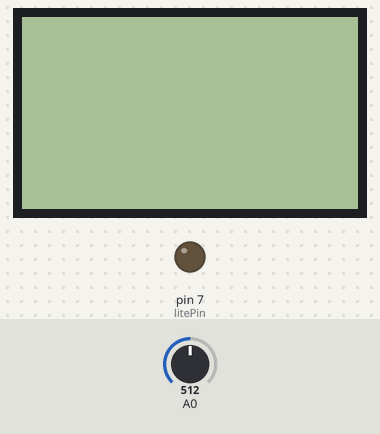
The sketch below on a simulated Arduino Uno, built with avr-gcc and run on an emulated ATmega328P. Shown: 84×48 one-colour display, output pins drawn as LEDs (lit = HIGH). The test bench sets the inputs (shaded band); at power-on: A0 = 512.

Above: at 1.2 s.
1.3 s: A0 set to 0
At 1.34 s:
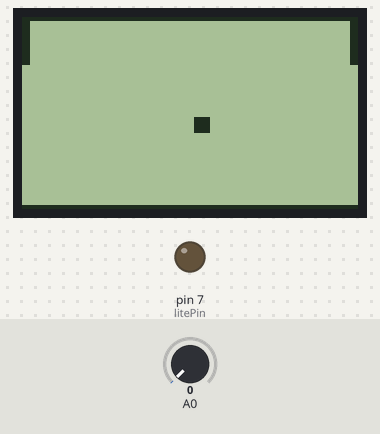
2.9 s: A0 set to 2
At 4.9 s:
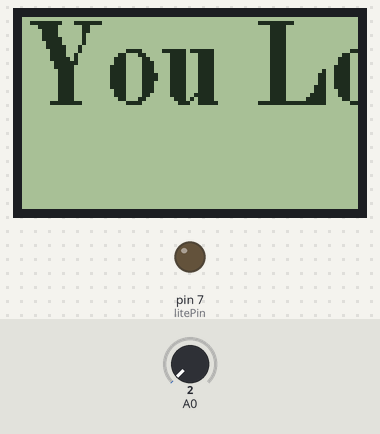
At 5.4 s:
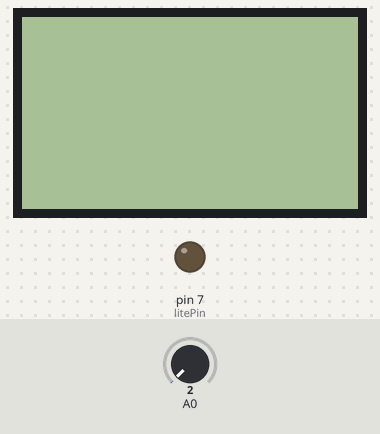
Timing chart, 0 to 6.9 s (numbered marks = the images above; inputs shaded):
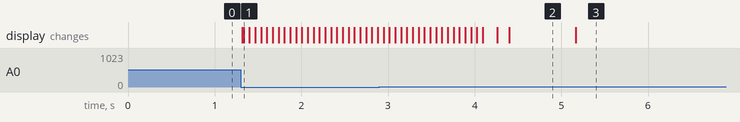

Measured:
- the behaviour switches between 0 and 1 on A0 (found by bisection; images 1 and 2)
- after the input at 1.3 s, the display: first changes at once (image 1 shows a later state)
- after the input at 2.9 s, the display: first differs from a run without the input after 2.3 s (image 3)
- what the display in image 2 shows lasts 0.8 s, from 4.4 s to 5.2 s

The sketch:

Pong01.ino
```cpp
// Arduino Pong
// Hari Wiguna, 2016

#include "U8glib.h"

U8GLIB_PCD8544 u8g(13, 11, 10, 9, 8);    // SPI Com: SCK = 13, MOSI = 11, CS = 10, A0/DataCommand = 9, Reset = 8

//== Pong variables ==
u8g_uint_t x;
u8g_uint_t y;
u8g_uint_t dx = -1;
u8g_uint_t dy = 1;
u8g_uint_t ballWidth = 4;
u8g_uint_t ballHeight = 4;
u8g_uint_t ballSpeed = 60; //25;
u8g_uint_t paddleWidth = 2;
u8g_uint_t paddleHeight = ballHeight * 3;
u8g_uint_t py0;
u8g_uint_t py1;
u8g_uint_t courtWidth;
u8g_uint_t courtHeight;
byte litePin = 7; //TODO: Kill
int liteBrightness = 100; //TODO: Kill
byte state = 0; // 0=wait, 1=playing, 2=gameover

unsigned long timeToMove = 0;

void drawPaddle(u8g_uint_t x, u8g_uint_t y)
{
  u8g.drawBox(x, y, paddleWidth, paddleHeight);
}

bool hitsPaddle(u8g_uint_t py)
{
  return (y > py) && ( y <= (py + paddleHeight));
}

void draw(void) {
  py0 = map( analogRead(A0), 0, 1023, 0, u8g.getHeight() - paddleHeight);
  drawPaddle(0, py0);

  py1 = map( analogRead(A0), 0, 1023, 0, u8g.getHeight() - paddleHeight);
  drawPaddle(courtWidth - paddleWidth, py1);

  //-- Draw court --
  u8g.drawHLine(0, 0, courtWidth);
  u8g.drawHLine(0, courtHeight - 1, courtWidth);

  // Draw Ball --
  u8g.drawBox(x, y, ballWidth, ballHeight);

  if (millis() > timeToMove) {
    x = x + dx;
    if ( (x <= 0) && hitsPaddle(py0) ) dx = -dx;
    if ( ((x + ballWidth) >= courtWidth) && hitsPaddle(py1)) dx = -dx;

    y = y + dy;
    if ( (y <= 0) || ((y + ballHeight) >= u8g.getHeight())) dy = -dy;

    timeToMove = millis() + ballSpeed;

    if (x < 0 || x > courtWidth) {
      state = 2; // display message
      timeToMove = millis() + 1000; // How long to display the message
    }
  }
}

void waitStart()
{
  dx = 0;
  dy = 0;
  x = -ballWidth;
  y = 0;
  if (analogRead(0) == 0) {
    state = 1;
    x = courtWidth / 2;
    y = courtHeight / 2;
    dx = 1;
    dy = 1;
  }
}

void setup(void) {
  // flip screen, if required
  u8g.setRot180();

  // set SPI backup if required
  //u8g.setHardwareBackup(u8g_backup_avr_spi);

  // assign default color value
  if ( u8g.getMode() == U8G_MODE_R3G3B2 ) {
    u8g.setColorIndex(255);     // white
  }
  else if ( u8g.getMode() == U8G_MODE_GRAY2BIT ) {
    u8g.setColorIndex(3);         // max intensity
  }
  else if ( u8g.getMode() == U8G_MODE_BW ) {
    u8g.setColorIndex(1);         // pixel on
  }
  else if ( u8g.getMode() == U8G_MODE_HICOLOR ) {
    u8g.setHiColorByRGB(255, 255, 255);
  }

  pinMode(8, OUTPUT);

  //== Pong code ==
  courtWidth = u8g.getWidth();
  courtHeight = u8g.getHeight();
  x = courtWidth / 2;
  y = courtHeight / 2;

  pinMode(litePin, OUTPUT);
  //analogWrite(litePin,liteBrightness);
}

void declareWinner()
{
  if (millis() < timeToMove) {
    u8g.setFont(u8g_font_unifont);
    u8g.setFont(u8g_font_osb21);
    u8g.drawStr( 0, 22, "You Lose!");
  }
  else
    state = 0;
}

void loop(void) {
  // picture loop
  u8g.firstPage();
  do {
    if (state == 0) waitStart();
    if (state == 1) draw();
    if (state == 2) declareWinner();
  } while ( u8g.nextPage() );

  // rebuild the picture after some delay
  //delay(50);
}
```
